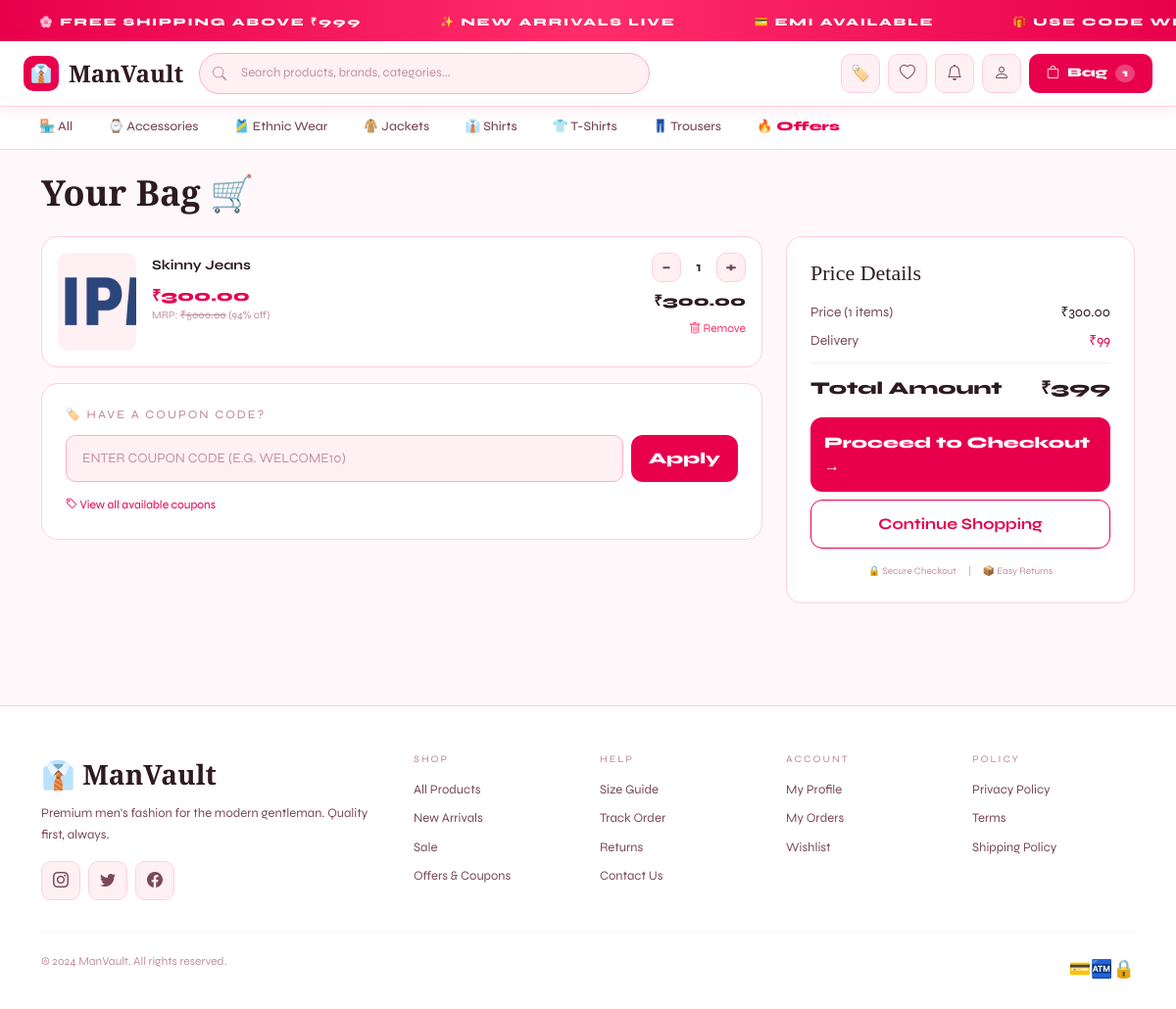
Page /cart/ (signed in) on the committed database.
### store/models.py (models this page shows, shortened)
class Category(models.Model):
    name = models.CharField(max_length=100)
    slug = models.SlugField(unique=True)
    description = models.TextField(blank=True)
    image = models.ImageField(upload_to='categories/', blank=True, null=True)
    icon = models.CharField(max_length=10, default='👕')
    is_active = models.BooleanField(default=True)
    created_at = models.DateTimeField(auto_now_add=True)
    class Meta:
        verbose_name_plural = 'Categories'
        ordering = ['name']

class CartItem(models.Model):
    cart = models.ForeignKey(Cart, on_delete=models.CASCADE, related_name='items')
    product = models.ForeignKey(Product, on_delete=models.CASCADE)
    variant = models.ForeignKey(ProductVariant, on_delete=models.SET_NULL, null=True, blank=True)
    quantity = models.PositiveIntegerField(default=1)
    added_at = models.DateTimeField(auto_now_add=True)
    @property
    def subtotal(self):
        return self.product.price * self.quantity

class Product(models.Model):
    BADGE_CHOICES = [('','None'),('new','NEW'),('hot','HOT'),('sale','SALE'),('trending','TRENDING')]
    category = models.ForeignKey(Category, on_delete=models.SET_NULL, null=True, related_name='products')
    brand = models.ForeignKey(Brand, on_delete=models.SET_NULL, null=True, blank=True, related_name='products')
    name = models.CharField(max_length=200)
    slug = models.SlugField(unique=True, blank=True)
    description = models.TextField(blank=True)
    material = models.CharField(max_length=200, blank=True)
    price = models.DecimalField(max_digits=10, decimal_places=2)
    original_price = models.DecimalField(max_digits=10, decimal_places=2, blank=True, null=True)
    stock = models.PositiveIntegerField(default=0)
    badge = models.CharField(max_length=20, choices=BADGE_CHOICES, blank=True)
    is_active = models.BooleanField(default=True)
    is_featured = models.BooleanField(default=False)
    rating = models.DecimalField(max_digits=3, decimal_places=1, default=0)
    review_count = models.PositiveIntegerField(default=0)
    sales_count = models.PositiveIntegerField(default=0)
    created_at = models.DateTimeField(auto_now_add=True)
    updated_at = models.DateTimeField(auto_now=True)
    class Meta: ordering = ['-created_at']
    @property
    def discount_percent(self):
        if self.original_price and self.original_price > self.price:
            return int(((self.original_price - self.price) / self.original_price) * 100)
        return 0
    @property
    def main_image(self):
        return self.images.filter(is_primary=True).first() or self.images.first()

class ProductImage(models.Model):
    product = models.ForeignKey(Product, on_delete=models.CASCADE, related_name='images')
    image = models.ImageField(upload_to='products/')
    alt_text = models.CharField(max_length=200, blank=True)
    is_primary = models.BooleanField(default=False)
    order = models.PositiveIntegerField(default=0)
    class Meta: ordering = ['order']

class Cart(models.Model):
    user = models.OneToOneField(User, on_delete=models.CASCADE, null=True, blank=True, related_name='cart')
    session_key = models.CharField(max_length=40, blank=True)
    created_at = models.DateTimeField(auto_now_add=True)
    updated_at = models.DateTimeField(auto_now=True)
    @property
    def total(self):
        return sum(item.subtotal for item in self.items.all())
    @property
    def item_count(self):
        return sum(item.quantity for item in self.items.all())

### store/views.py (the view)
# urls.py: path('cart/', views.cart_view, name='cart'),
def cart_view(request):
    cart = get_or_create_cart(request)
    coupon_id = request.session.get('coupon_id')
    coupon = None; coupon_discount = 0
    if coupon_id:
        try:
            coupon = Coupon.objects.get(id=coupon_id)
            coupon_discount = coupon.calculate_discount(cart.total)
        except: pass
    shipping = 0 if cart.total >= 999 else 99
    total = max(0, cart.total + shipping - coupon_discount)
    return render(request, 'store/cart.html', {
        'cart': cart, 'coupon': coupon, 'coupon_discount': coupon_discount,
        'shipping': shipping, 'total': total
    })

### templates/store/cart.html (shortened to what this page needs)
{% extends 'base.html' %}{% block title %}Your Bag — ManVault{% endblock %}
{% block content %}
<div class="container py-4">
  <h1 class="section-title mb-4">Your Bag 🛒</h1>
  {% if cart.items.exists %}
  <div class="row g-4">
    <div class="col-lg-8">
      {% for item in cart.items.all %}
      <div class="mv-card p-3 mb-3 d-flex gap-3 align-items-start">
        <div style="width:80px;height:100px;flex-shrink:0;background:var(--bg3);border-radius:10px;overflow:hidden">
          {% if item.product.main_image %}<img src="{{ item.product.main_image.image.url }}" style="width:100%;height:100%;object-fit:cover">
          {% else %}<div style="width:100%;height:100%;display:flex;align-items:center;justify-content:center;font-size:28px">👔</div>{% endif %}
        </div>
        <div class="flex-grow-1">
          <a href="{% url 'store:product_detail' item.product.slug %}" style="font-weight:700;font-size:14px">{{ item.product.name }}</a>
          <div style="font-size:16px;font-weight:800;color:var(--acc);margin-top:8px">₹{{ item.product.price }}</div>
          {% if item.product.original_price %}<div style="font-size:11px;color:var(--tx3)">MRP: <s>₹{{ item.product.original_price }}</s> ({{ item.product.discount_percent }}% off)</div>{% endif %}
        </div>
        <div class="d-flex flex-column align-items-end gap-2">
          <form method="POST" action="{% url 'store:update_cart' item.id %}" class="d-flex gap-1 align-items-center">
            <button name="quantity" value="{{ item.quantity|add:'-1' }}" class="icon-btn" style="width:30px;height:30px;font-size:14px;font-weight:800">−</button>
            <span style="width:28px;text-align:center;font-weight:700;font-size:14px">{{ item.quantity }}</span>
            <button name="quantity" value="{{ item.quantity|add:'1' }}" class="icon-btn" style="width:30px;height:30px;font-size:14px;font-weight:800">+</button>
          </form>
          <div style="font-weight:800;font-size:15px">₹{{ item.subtotal }}</div>
          <a href="{% url 'store:remove_from_cart' item.id %}" style="font-size:12px;color:#FF3366" onclick="return confirm('Remove item?')"><i class="bi bi-trash"></i> Remove</a>
        </div>
      </div>
      {% endfor %}
      <div class="mv-card p-4 mt-3">
        <h6 style="font-size:12px;letter-spacing:2px;text-transform:uppercase;color:var(--tx3);margin-bottom:14px">🏷️ Have a Coupon Code?</h6>
        {% if coupon %}
        <div style="background:rgba(200,255,0,.08);border:1px dashed rgba(200,255,0,.4);border-radius:10px;padding:14px;display:flex;justify-content:space-between;align-items:center">
          <div>
            <div style="font-size:14px;font-weight:800;color:var(--acc)">{{ coupon.code }} ✅</div>
            <div style="font-size:12px;color:var(--tx3)">You save ₹{{ coupon_discount|floatformat:0 }}</div>
          </div>
          <a href="{% url 'store:remove_coupon' %}" style="font-size:12px;color:#FF3366"><i class="bi bi-x-lg"></i> Remove</a>
        </div>
        {% else %}
        <form method="POST" action="{% url 'store:apply_coupon' %}" class="d-flex gap-2">
          <input type="text" name="code" placeholder="Enter coupon code (e.g. WELCOME10)" class="mv-input flex-grow-1" style="text-transform:uppercase">
          <button type="submit" class="mv-btn" style="white-space:nowrap;padding:12px 18px">Apply</button>
        </form>
        <div style="margin-top:10px">
          <a href="{% url 'store:offers' %}" style="font-size:12px;color:var(--acc)"><i class="bi bi-tag"></i> View all available coupons</a>
        </div>
        {% endif %}
      </div>
    </div>
    <div class="col-lg-4">
      <div class="mv-card p-4" style="position:sticky;top:80px">
        <h5 style="font-family:'Cormorant Garamond',serif;font-size:22px;margin-bottom:16px">Price Details</h5>
        <div class="d-flex justify-content-between mb-2" style="font-size:14px"><span style="color:var(--tx2)">Price ({{ cart.item_count }} items)</span><span>₹{{ cart.total }}</span></div>
        <div class="d-flex justify-content-between mb-2" style="font-size:14px"><span style="color:var(--tx2)">Delivery</span><span style="color:var(--acc)">{% if shipping == 0 %}FREE{% else %}₹{{ shipping }}{% endif %}</span></div>
        <hr style="border-color:var(--brd);margin:12px 0">
        <div class="d-flex justify-content-between mb-1" style="font-size:18px;font-weight:800"><span>Total Amount</span><span>₹{{ total|floatformat:0 }}</span></div>
        <a href="{% url 'orders:checkout' %}" class="mv-btn w-100 justify-content-center" style="padding:14px;margin-top:12px">Proceed to Checkout →</a>
        <a href="{% url 'store:shop' %}" class="mv-btn-outline w-100 justify-content-center mt-2" style="padding:12px">Continue Shopping</a>
        <div style="display:flex;justify-content:center;gap:12px;margin-top:16px;font-size:10px;color:var(--tx3)">
          <span>🔒 Secure Checkout</span><span>|</span><span>📦 Easy Returns</span>
        </div>
      </div>
    </div>
  </div>
  {% endif %}
</div>
{% endblock %}

### templates/base.html (shortened to what this page needs)
<!DOCTYPE html>
<html lang="en">
<head>
<link href="https://cdn.jsdelivr.net/npm/bootstrap@5.3.0/dist/css/bootstrap.min.css" rel="stylesheet"/>
<link href="https://cdn.jsdelivr.net/npm/bootstrap-icons@1.11.0/font/bootstrap-icons.css" rel="stylesheet"/>
</head>
<body>
<div class="ticker">
  <div class="ticker-inner">
    {% for _ in "12345678" %}
    <span class="ticker-item">🌸 FREE SHIPPING ABOVE ₹999</span>
    <span class="ticker-item">✨ NEW ARRIVALS LIVE</span>
    <span class="ticker-item">💳 EMI AVAILABLE</span>
    <span class="ticker-item">🎁 USE CODE WELCOME10 — 10% OFF</span>
    {% endfor %}
  </div>
</div>
<nav class="mv-navbar">
  <div class="container-fluid">
    <a href="{% url 'store:home' %}" class="mv-logo">
      <div class="mv-logo-icon">👔</div> ManVault
    </a>
    <div class="nav-search">
      <form action="{% url 'store:shop' %}" method="GET">
        <i class="bi bi-search si"></i>
        <input type="text" name="q" placeholder="Search products, brands, categories..." value="{{ request.GET.q }}">
      </form>
    </div>
    <div class="nav-actions">
      <a href="{% url 'store:offers' %}" class="icon-btn" title="Offers & Coupons">🏷️</a>
      <a href="{% url 'store:wishlist' %}" class="icon-btn" title="Wishlist">
        <i class="bi bi-heart"></i>
      </a>
      {% if user.is_authenticated %}
        <a href="{% url 'notifications:list' %}" class="icon-btn" title="Notifications">
          <i class="bi bi-bell"></i>
        </a>
        <div class="dropdown">
          <div class="icon-btn" data-bs-toggle="dropdown" style="cursor:pointer">
            <i class="bi bi-person"></i>
          </div>
        </div>
      {% else %}
        <a href="{% url 'accounts:login' %}" class="mv-btn-outline" style="padding:8px 14px;font-size:12px">Sign In</a>
      {% endif %}
      <a href="{% url 'store:cart' %}" class="cart-btn">
        <i class="bi bi-bag"></i> Bag
        {% if cart_count %}<span style="background:rgba(255,255,255,.25);border-radius:50px;padding:1px 7px;font-size:11px">{{ cart_count }}</span>{% endif %}
      </a>
    </div>
  </div>
</nav>
<div class="cat-nav">
  <a href="{% url 'store:shop' %}" {% if request.path == '/shop/' %}class="active"{% endif %}>🏪 All</a>
  {% for cat in cats_for_nav %}
  <a href="{% url 'store:category' cat.slug %}">{{ cat.icon }} {{ cat.name }}</a>
  {% endfor %}
  <a href="{% url 'store:offers' %}" style="color:var(--acc);font-weight:800">🔥 Offers</a>
</div>
{% block content %}{% endblock %}
<footer class="mv-footer">
  <div class="container">
    <div class="row g-4">
      <div class="col-lg-4">
        <div class="footer-logo mb-2">👔 ManVault</div>
        <p style="color:var(--tx2);font-size:13px;line-height:1.7">Premium men's fashion for the modern gentleman. Quality first, always.</p>
        <div class="d-flex gap-2 mt-3">
          <div class="icon-btn mv-hover"><i class="bi bi-instagram"></i></div>
          <div class="icon-btn mv-hover"><i class="bi bi-twitter"></i></div>
          <div class="icon-btn mv-hover"><i class="bi bi-facebook"></i></div>
        </div>
      </div>
      <div class="col-sm-4 col-lg-2 footer-links">
        <h6>Shop</h6>
        <a href="{% url 'store:shop' %}">All Products</a>
        <a href="{% url 'store:shop' %}?badge=new">New Arrivals</a>
        <a href="{% url 'store:shop' %}?badge=sale">Sale</a>
        <a href="{% url 'store:offers' %}">Offers & Coupons</a>
      </div>
      <div class="col-sm-4 col-lg-2 footer-links">
        <h6>Help</h6>
        <a href="#">Size Guide</a>
        <a href="#">Track Order</a>
        <a href="#">Returns</a>
        <a href="#">Contact Us</a>
      </div>
      <div class="col-sm-4 col-lg-2 footer-links">
        <h6>Account</h6>
        {% if user.is_authenticated %}
        <a href="{% url 'accounts:profile' %}">My Profile</a>
        <a href="{% url 'orders:order_list' %}">My Orders</a>
        <a href="{% url 'store:wishlist' %}">Wishlist</a>
        {% else %}
        <a href="{% url 'accounts:login' %}">Sign In</a>
        <a href="{% url 'accounts:register' %}">Register</a>
        {% endif %}
      </div>
      <div class="col-lg-2 footer-links">
        <h6>Policy</h6>
        <a href="#">Privacy Policy</a>
        <a href="#">Terms</a>
        <a href="#">Shipping Policy</a>
      </div>
    </div>
    <hr style="border-color:var(--brd2);margin:32px 0 20px">
    <div class="d-flex justify-content-between align-items-center flex-wrap gap-2">
      <p style="color:var(--tx3);font-size:12px">© 2024 ManVault. All rights reserved.</p>
      <div class="d-flex gap-2" style="font-size:18px">💳🏧🔒</div>
    </div>
  </div>
</footer>
</body>
</html>

### rows in the picture
Category: icon "⌚", name "Accessories"
Category: icon "🎽", name "Ethnic Wear"
Category: icon "🧥", name "Jackets"
Category: icon "👔", name "Shirts"
Category: icon "👕", name "T-Shirts"
Category: icon "👖", name "Trousers"
CartItem: product.main_image.image (picture), product.name "Skinny Jeans", product.price "300.00", product.original_price "5000.00", product.discount_percent "94", quantity "1", subtotal "300.00"
Cart: item_count "1", total "300.00"

### other values in the picture
{{ cart_count }} "1"
{{ shipping }} "99"
{{ total|floatformat:0 }} "399"
